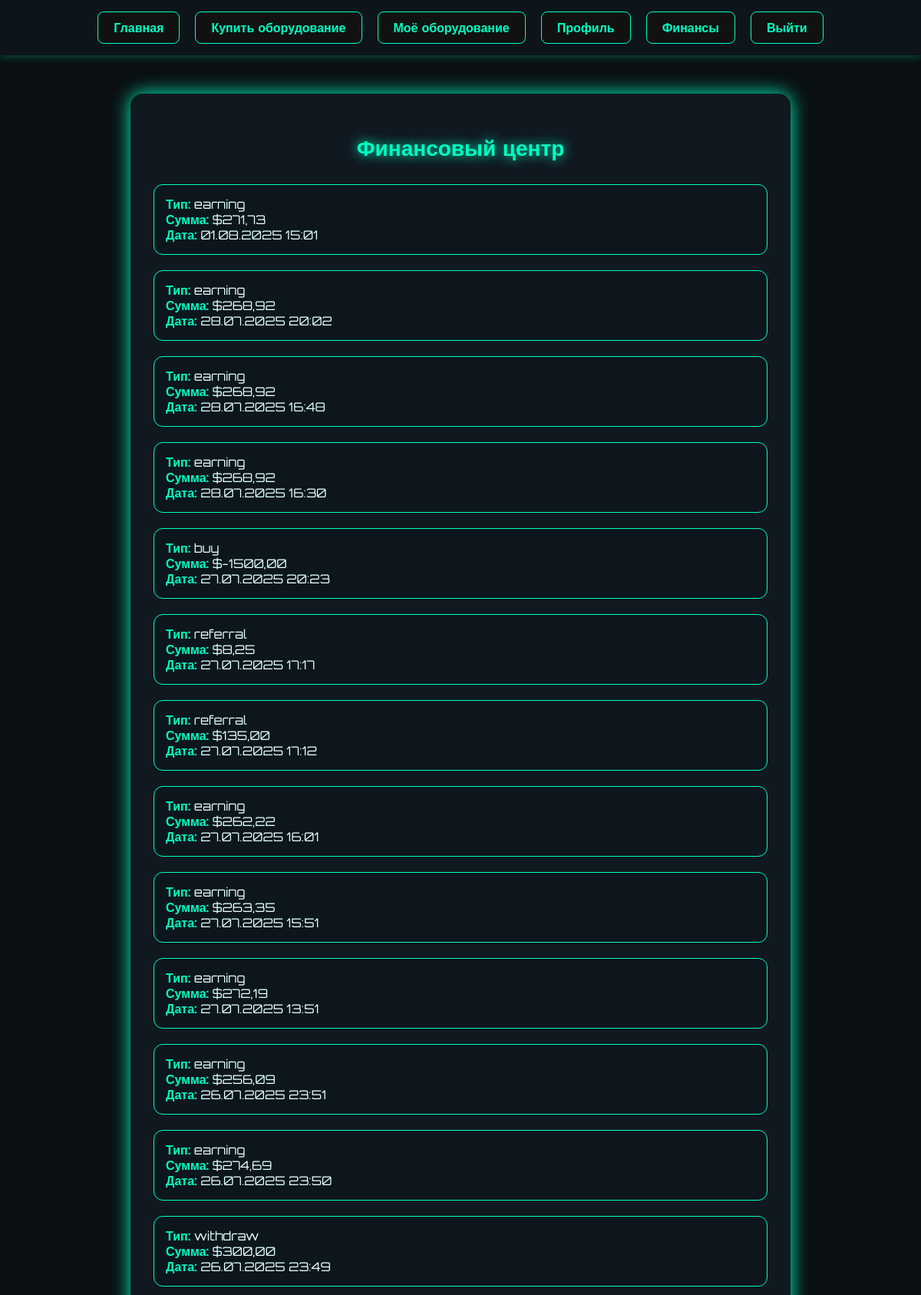
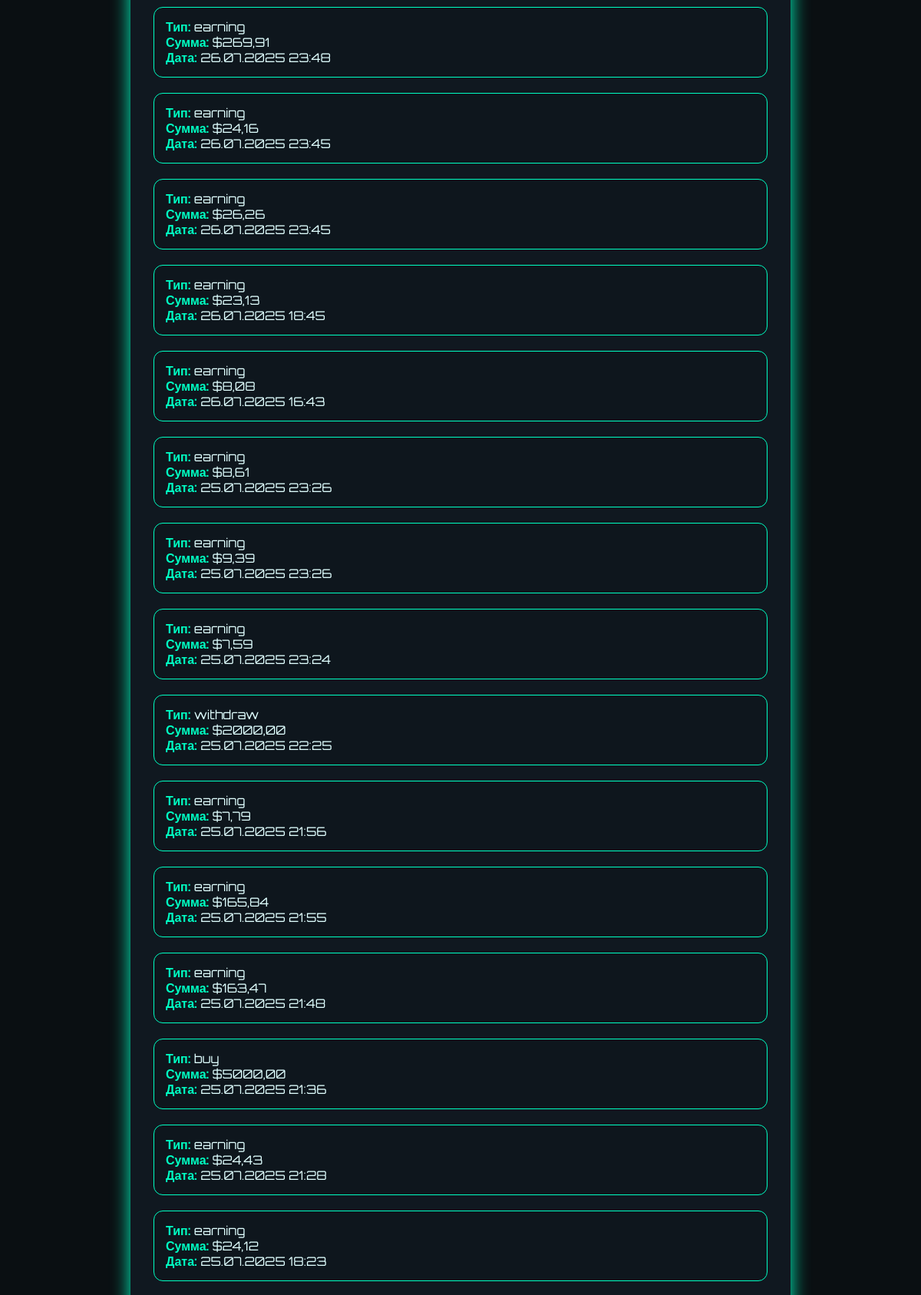
/finance/ (signed in, upper part), run on the app's committed database (2 pictures, top to bottom).
### core/models.py (models this page shows, shortened)
class Transaction(models.Model):
    TRANSACTION_TYPES = [
        ('deposit', 'Пополнение'),
        ('earning', 'Начисление'),
        ('withdraw', 'Вывод'),
        ('buy', 'Покупка уровня'),
        ('referral', 'Реферальный бонус'),
    ]
    user = models.ForeignKey(User, on_delete=models.CASCADE, related_name='transactions')
    type = models.CharField(max_length=20, choices=TRANSACTION_TYPES)
    amount = models.DecimalField(max_digits=10, decimal_places=2)
    created_at = models.DateTimeField(auto_now_add=True)
    comment = models.CharField(max_length=255, blank=True, null=True)
    class Meta:
        ordering = ['-created_at']

### core/views.py (the view)
# urls.py: path('finance/', views.finance_view, name='finance'),
@login_required
def finance_view(request):
    tx = Transaction.objects.filter(user=request.user)
    return render(request, 'finance.html', {'transactions': tx})

### core/templates/finance.html (shortened to what this page needs)
<!DOCTYPE html>
<html lang="ru">
<head>
</head>
<body>
  <nav>
    <a href="/">Главная</a>
    <a href="/buy">Купить оборудование</a>
    <a href="/equipment">Моё оборудование</a>
    <a href="/profile">Профиль</a>
    <a href="/finance">Финансы</a>
    <a href="/logout">Выйти</a>
  </nav>
  <div class="container">
    <h2>Финансовый центр</h2>
    {% for tx in transactions %}
    <div class="transaction-box">
      <div><strong>Тип:</strong> {{ tx.type }}</div>
      <div><strong>Сумма:</strong> ${{ tx.amount }}</div>
      <div><strong>Дата:</strong> {{ tx.created_at|date:"d.m.Y H:i" }}</div>
    </div>
    {% empty %}
    <p style="color: #ccc;">Транзакции не найдены.</p>
    {% endfor %}
  </div>
</body>
</html>

### core/templates/finance.html (style rules this page uses)
body { margin: 0; font-family: 'Orbitron', sans-serif; background-color: #0a0f12; color: #00ffc3; overflow-x: hidden; }
nav { display: flex; justify-content: center; align-items: center; padding: 15px 0; background-color: #0d141a; box-shadow: 0 4px 8px rgba(0, 255, 195, 0.2); position: sticky; top: 0; z-index: 1000; }
nav a { margin: 0 10px; padding: 10px 20px; color: #00ffc3; text-decoration: none; font-weight: bold; background-color: #111; border: 1px solid #00ffc3; border-radius: 8px; transition: all 0.3s; }
.container { max-width: 800px; margin: 50px auto; background: #101820; border-radius: 16px; padding: 30px; box-shadow: 0 0 25px #00ffc3; text-align: center; }
.container h2 { margin-bottom: 30px; font-size: 28px; text-shadow: 0 0 15px #00ffc3; }
.transaction-box { background: #0e161d; padding: 15px; border-radius: 12px; margin-bottom: 20px; color: #e0ffff; border: 1px solid #00ffc3; text-align: left; }
.transaction-box strong { color: #00ffc3; }

### data on the page
Transaction: type "earning", amount "271,73", created_at "01.08.2025 15:01"
Transaction: type "earning", amount "268,92", created_at "28.07.2025 20:02"
Transaction: type "earning", amount "268,92", created_at "28.07.2025 16:48"
Transaction: type "earning", amount "268,92", created_at "28.07.2025 16:30"
Transaction: type "buy", amount "-1500,00", created_at "27.07.2025 20:23"
Transaction: type "referral", amount "8,25", created_at "27.07.2025 17:17"
Transaction: type "referral", amount "135,00", created_at "27.07.2025 17:12"
Transaction: type "earning", amount "262,22", created_at "27.07.2025 16:01"
Transaction: type "earning", amount "263,35", created_at "27.07.2025 15:51"
Transaction: type "earning", amount "272,19", created_at "27.07.2025 13:51"
Transaction: type "earning", amount "256,09", created_at "26.07.2025 23:51"
Transaction: type "earning", amount "274,69", created_at "26.07.2025 23:50"
Transaction: type "withdraw", amount "300,00", created_at "26.07.2025 23:49"
Transaction: type "earning", amount "269,91", created_at "26.07.2025 23:48"
Transaction: type "earning", amount "24,16", created_at "26.07.2025 23:45"
Transaction: type "earning", amount "26,26", created_at "26.07.2025 23:45"
Transaction: type "earning", amount "23,13", created_at "26.07.2025 18:45"
Transaction: type "earning", amount "8,08", created_at "26.07.2025 16:43"
Transaction: type "earning", amount "8,61", created_at "25.07.2025 23:26"
Transaction: type "earning", amount "9,39", created_at "25.07.2025 23:26"
Transaction: type "earning", amount "7,59", created_at "25.07.2025 23:24"
Transaction: type "withdraw", amount "2000,00", created_at "25.07.2025 22:25"
Transaction: type "earning", amount "7,79", created_at "25.07.2025 21:56"
Transaction: type "earning", amount "165,84", created_at "25.07.2025 21:55"
Transaction: type "earning", amount "163,47", created_at "25.07.2025 21:48"
Transaction: type "buy", amount "5000,00", created_at "25.07.2025 21:36"
Transaction: type "earning", amount "24,43", created_at "25.07.2025 21:28"
Transaction: type "earning", amount "24,12", created_at "25.07.2025 18:23"
